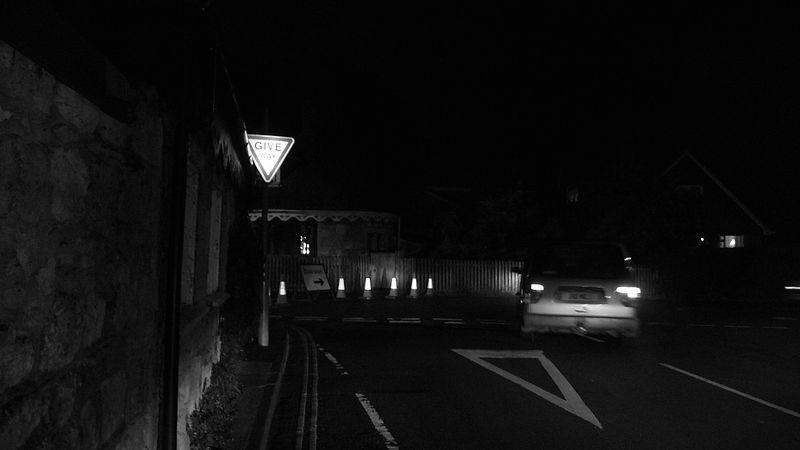
#> input picture Images/Ασκηση 4/dark_road_1.jpg, 800 x 450 px
$ python road_histogram.py
#> lines starting #> are read from the running program, lines starting #| are printed output that depends on the picture
import cv2
import numpy as np
import matplotlib.pyplot as plt

def plot_histogram(ax, image, title):

    """Calculates and plots the histogram of a grayscale image."""


    image = image.astype(np.uint8)

    hist = cv2.calcHist([image], [0], None, [256], [0, 256])
    ax.plot(hist, color='darkblue')
    ax.set_title(title)
    ax.set_xlabel("Pixel Intensity")
    ax.set_ylabel("frrequency")
    ax.set_xlim([0, 200])

def process_image(image_path):
    """Loads an image, performs histogram analysis and equalization."""
#> called with image_path = 'dark_road_1.jpg'
    img_color = cv2.imread(image_path)
#> img_color is the input picture: shape (450, 800, 3); min 0, max 255, mean 14.6

    img_gray = cv2.cvtColor(img_color, cv2.COLOR_BGR2GRAY)


    fig1, axs1 = plt.subplots(1, 2, figsize=(13, 6))
    axs1[0].imshow(img_gray, cmap='gray')
    axs1[0].set_title('Original Grayscale Image')
    axs1[0].axis('off')
    plot_histogram(axs1[1], img_gray, 'Original Histogram')
#> in plot_histogram, `hist = cv2.calcHist([image], [0], None, [256], [0, 256])`: hist = 256 values, max 72065 at index 3, min 5 at index 210, mean 1406.2
    fig1.suptitle(f'Original: {image_path}', fontsize=16)
    plt.tight_layout(rect=[0, 0, 1, 0.96])
    plt.show()
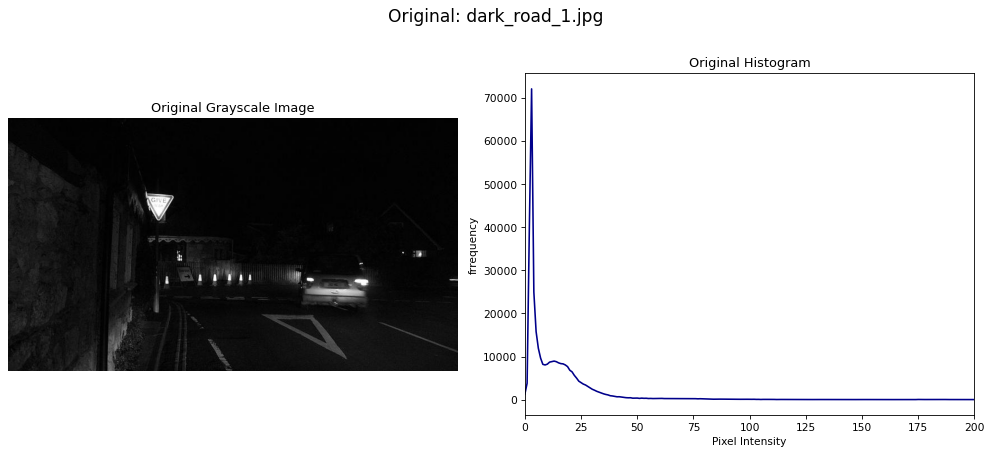
#> figure drawn by matplotlib, 2 panels; panel 2: curve peaks at x = 3, y = 72065


    img_global_eq = cv2.equalizeHist(img_gray)
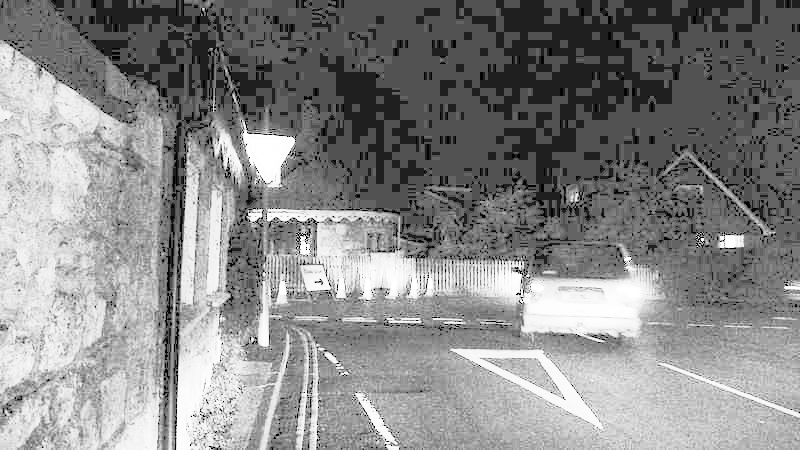
#> img_global_eq: shape (450, 800); min 0, max 255, mean 135.9

    fig2, axs2 = plt.subplots(1, 2,  figsize=(13, 6))
    axs2[0].imshow(img_global_eq, cmap='gray')
    axs2[0].set_title('Global Histogram Equalization')
    axs2[0].axis('off')
    plot_histogram(axs2[1], img_global_eq, 'Histogram after Global EQ')
    fig2.suptitle(f'Global Equalization: {image_path}', fontsize=16)
    plt.tight_layout(rect=[0, 0, 1, 0.96])
    plt.show()
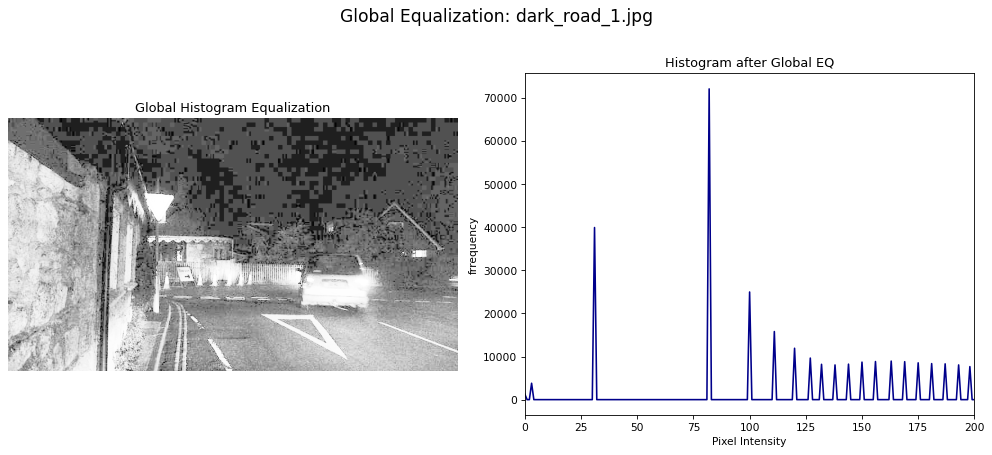
#> figure drawn by matplotlib, 2 panels; panel 2: curve peaks at x = 82, y = 72065


    clahe_clip_limit = 9.0
    clahe_tile_grid_size = (8, 8)

    print(f"\nApplying Local Histogram Equalization (CLAHE) with tileGridSize={clahe_tile_grid_size} and clipLimit={clahe_clip_limit}")

    clahe = cv2.createCLAHE(clipLimit=clahe_clip_limit, tileGridSize=clahe_tile_grid_size)
    img_local_eq = clahe.apply(img_gray)
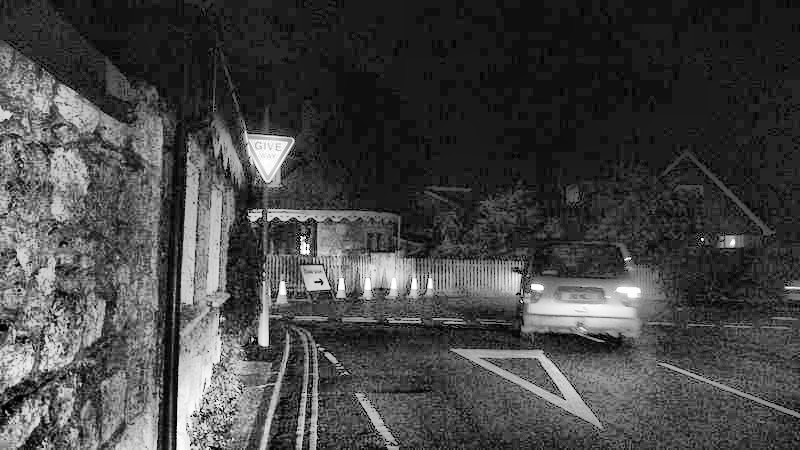
#> img_local_eq: shape (450, 800); min 0, max 255, mean 69.2

    fig3, axs3 = plt.subplots(1, 2 ,  figsize=(13, 6))
    axs3[0].imshow(img_local_eq, cmap='gray')
    axs3[0].set_title(f'Local EQ (CLAHE - Tile: {clahe_tile_grid_size})')
    axs3[0].axis('off')
    plot_histogram(axs3[1], img_local_eq, f'Histogram after Local EQ (CLAHE)')
    fig3.suptitle(f'Local Equalization (CLAHE): {image_path}', fontsize=16)
    plt.tight_layout(rect=[0, 0, 1, 0.96])
    plt.show()
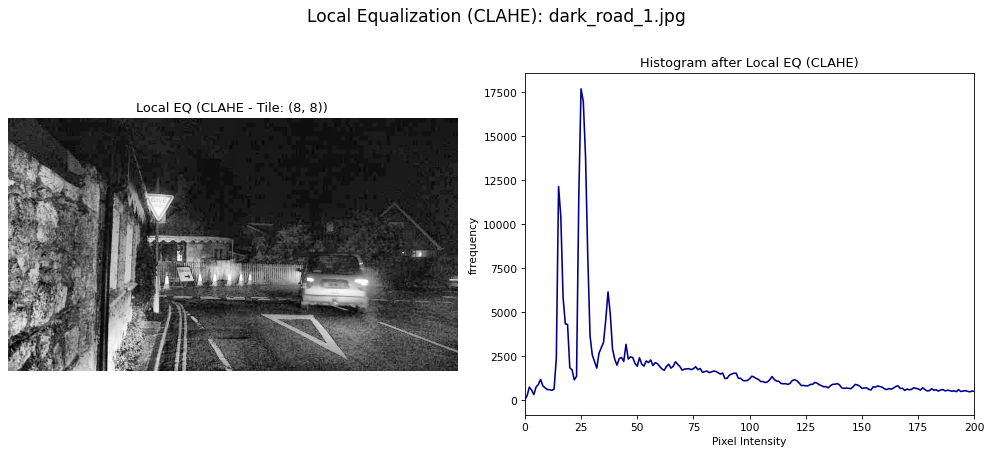
#> figure drawn by matplotlib, 2 panels; panel 2: curve peaks at x = 25, y = 17680


#ορισμός των αρχείων εικόνων
image_files = ['dark_road_1.jpg', 'dark_road_2.jpg', 'dark_road_3.jpg']


for image_file_path in image_files:
    process_image(image_file_path)
#> pass 2 of the loop `for image_file_path in image_files:`:
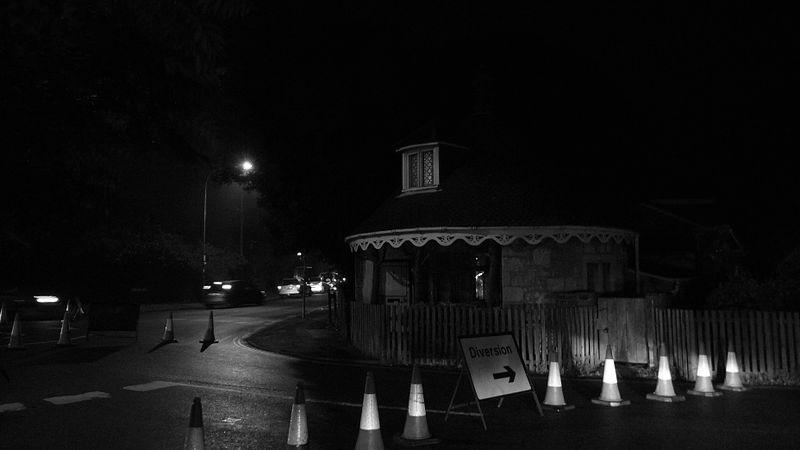
#> input picture Images/Ασκηση 4/dark_road_2.jpg, 800 x 450 px
#> in process_image, img_color is the input picture: shape (450, 800, 3); min 0, max 255, mean 16.8
#> in process_image (call 2), `img_local_eq = clahe.apply(img_gray)`:
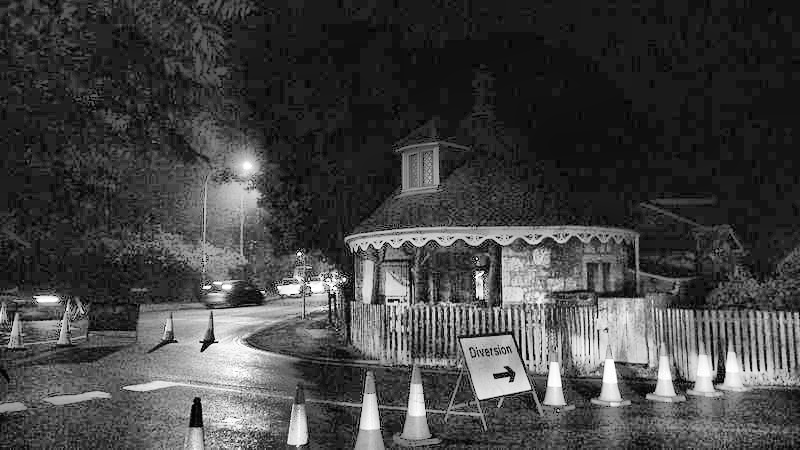
#> img_local_eq: shape (450, 800); min 0, max 255, mean 67.7
#> in process_image (call 2), `plt.show()`:
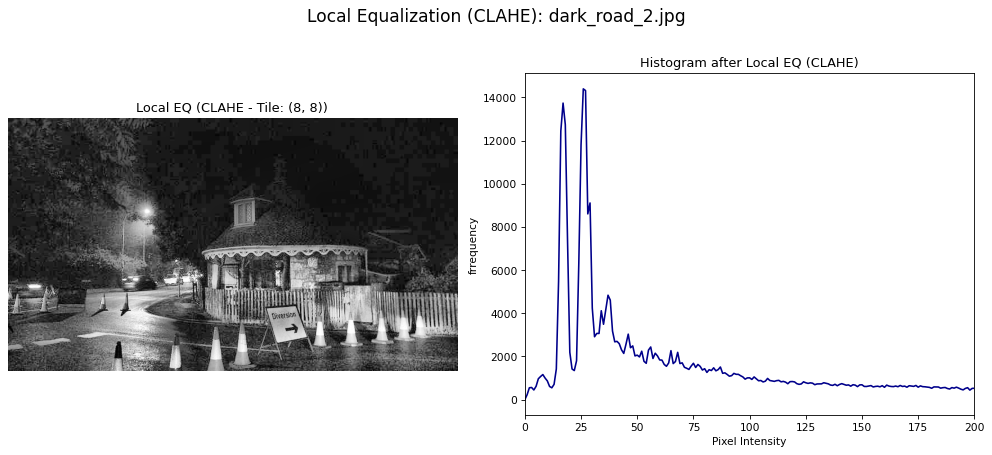
#> figure drawn by matplotlib, 2 panels; panel 2: curve peaks at x = 26, y = 14393
#> pass 3 of the loop `for image_file_path in image_files:`:
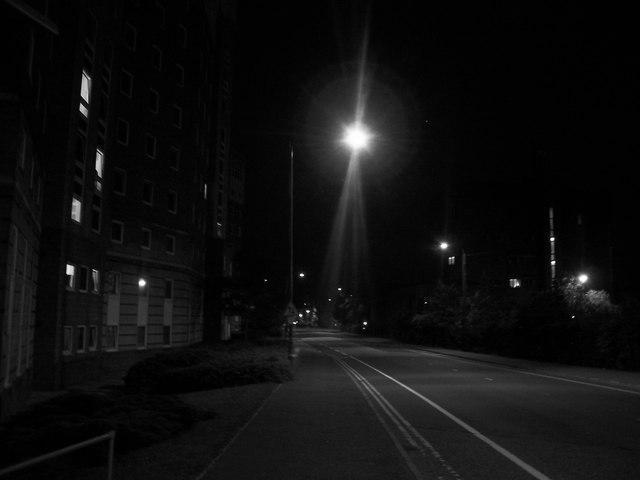
#> input picture Images/Ασκηση 4/dark_road_3.jpg, 640 x 480 px
#> in process_image, img_color is the input picture: shape (480, 640, 3); min 0, max 255, mean 15.2
#> img_gray: shape (480, 640)
#> img_global_eq: shape (480, 640)
#> in process_image (call 3), `img_local_eq = clahe.apply(img_gray)`:
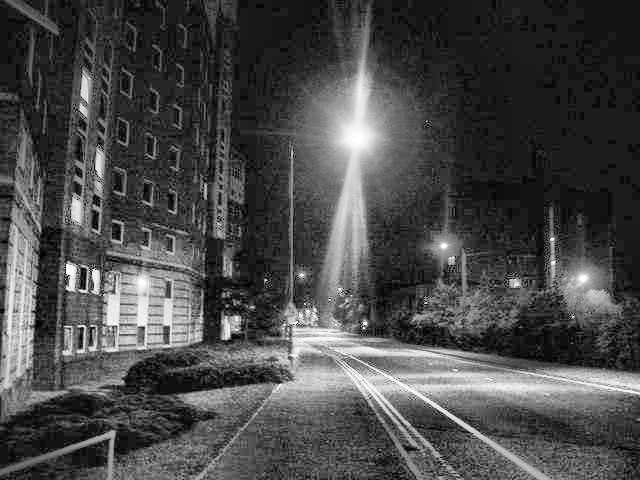
#> img_local_eq: shape (480, 640); min 0, max 255, mean 73.5
#> in process_image (call 3), `plt.show()`:
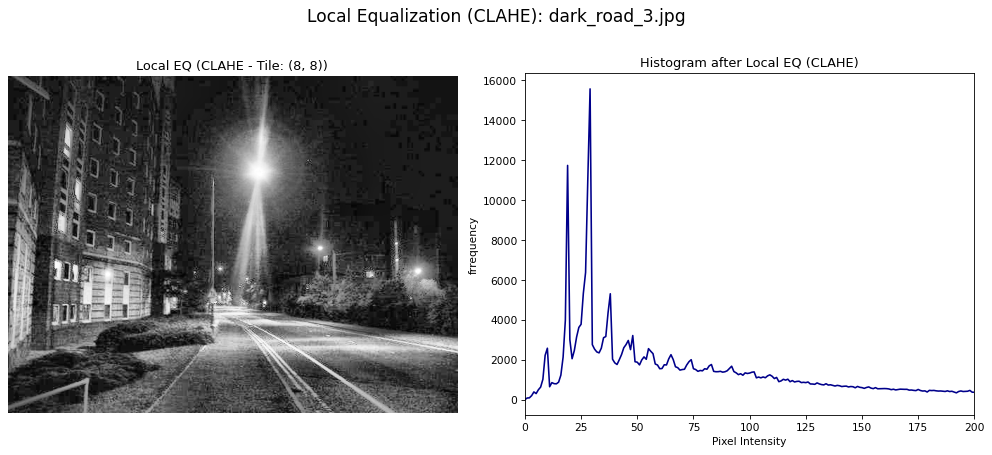
#> figure drawn by matplotlib, 2 panels; panel 2: curve peaks at x = 29, y = 15575
